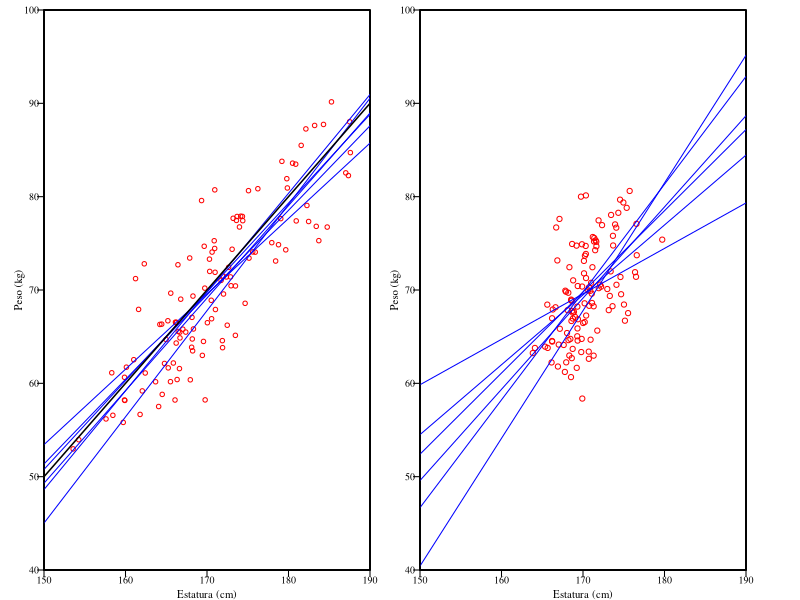

The R script that drew this image:
png(file="170_regreRangoX.png",width=1300, height=550, res = 300)
t = 0.85
set.seed(123)
xy = read.csv2("xy.csv")
par(mfrow=c(1,2), mar=c(1.5, 2.2, 0.5, 1.5), xaxs="i", yaxs="i", family = "serif") # mar=c(2, 2.5, 0.5, 0.5)

x = matrix(NA, nrow = 20, ncol = 6)
y = matrix(NA, nrow = 20, ncol = 6)

for (i in 1:6) {
  x[,i] = as.numeric(xy[i,2:21])
  y[,i] = as.numeric(xy[i,22:41])
  plot(x[,i], y[,i], xlim = c(150, 190), ylim = c(40,100), cex = t-0.25, las=1, xlab="", ylab="", xaxt = "n", yaxt = "n", col="red")
  
  par(new = TRUE)
    if (i == 6) {
      for (j in 1:6) {
        abline(lm(y[,j] ~ x[,j]), col = "blue")
      }  
    axis(side=1, at=seq(150, 190, 10), padj=-3.2, tck=-0.02, cex.axis=t-0.25)
    axis(side=2, at=seq(40, 90, 10), hadj=-0.5, tck=-0.02, cex.axis=t-0.25, las=1)
    axis(side=2, at=100, hadj=0, tck=-0.02, cex.axis=t-0.25, las=1)
    mtext('Estatura (cm)', side=1, line=0.6, cex=t-0.2)
    mtext('Peso (kg)', side=2, line=0.9, cex=t-0.2)
    segments(150, 50, 190, 90, col = "black", lwd = 1.5)
  }
}
par(new = FALSE, mar=c(1.5, 1, 0.5, 2.7))
x = matrix(NA, nrow = 20, ncol = 50)
y = matrix(NA, nrow = 20, ncol = 50)
for (i in 1:6) {
  x[,i] = rnorm(20, 170, 3)
  y[,i] = x[,i] - 100 + rnorm(20, 0, 5)
  plot(x[,i], y[,i], xlim = c(150, 190), ylim = c(40,100),  col = "red", cex = t-0.15, las=1, xlab="", ylab="", xaxt = "n", yaxt = "n")
  
  par(new = TRUE)
  if (i == 6) {
    for (j in 1:6) {
      abline(lm(y[,j] ~ x[,j]), col = "blue")
    }
    axis(side=1, at=seq(150, 190, 10), padj=-3.2, tck=-0.02, cex.axis=t-0.25)
    axis(side=2, at=seq(40, 90, 10), hadj=-0.5, tck=-0.02, cex.axis=t-0.25, las=1)
    axis(side=2, at=100, hadj=0, tck=-0.02, cex.axis=t-0.25, las=1)
    mtext('Estatura (cm)', side=1, line=0.6, cex=t-0.2)
    mtext('Peso (kg)', side=2, line=0.9, cex=t-0.2)
  }
}
dev.off()
